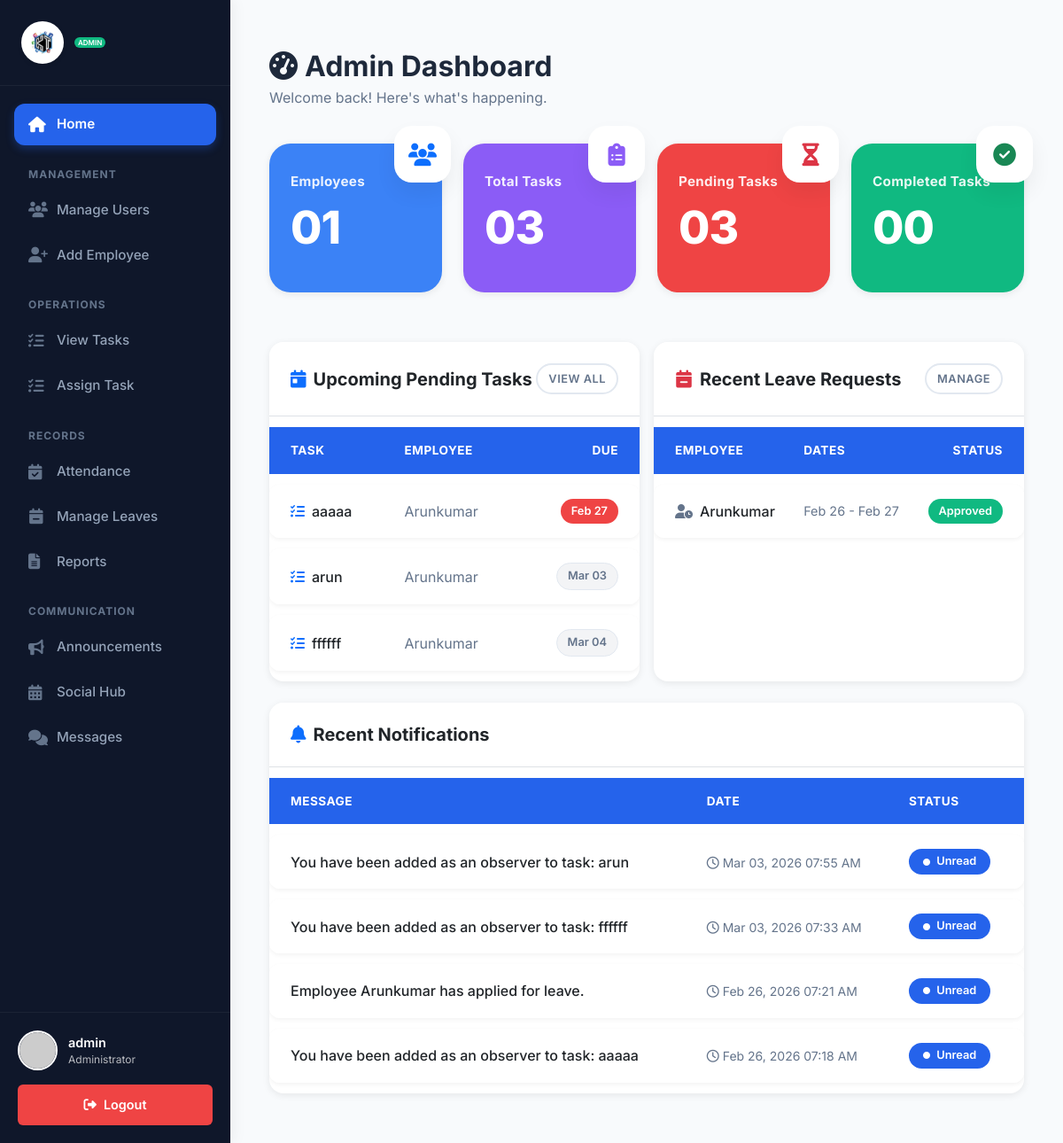
Page /admin/dashboard.php (signed in) on the committed database.
### tables this page shows
CREATE TABLE `tasks` (
  `id` int(11) NOT NULL,
  `title` varchar(150) NOT NULL,
  `description` text DEFAULT NULL,
  `due_date` date NOT NULL,
  `employee_id` int(11) NOT NULL,
  `attachment` varchar(255) DEFAULT NULL,
  `user_attachment` varchar(255) DEFAULT NULL,
  `status` enum('pending','completed') DEFAULT 'pending',
  `created_at` timestamp NOT NULL DEFAULT current_timestamp(),
  `completed_at` timestamp NULL DEFAULT NULL,
  `observer_id` varchar(255) DEFAULT NULL,
  `is_archived` tinyint(1) DEFAULT 0
);

CREATE TABLE `users` (
  `id` int(11) NOT NULL,
  `name` varchar(100) NOT NULL,
  `email` varchar(100) NOT NULL,
  `phone` varchar(20) DEFAULT NULL,
  `designation` varchar(100) DEFAULT NULL,
  `role` varchar(100) NOT NULL,
  `profile_image` varchar(255) DEFAULT NULL,
  `address` text DEFAULT NULL,
  `password` varchar(255) NOT NULL,
  `created_at` timestamp NOT NULL DEFAULT current_timestamp(),
  `date_of_birth` date DEFAULT NULL,
  `joining_date` date DEFAULT NULL
);

CREATE TABLE `leaves` (
  `id` int(11) NOT NULL,
  `user_id` int(11) NOT NULL,
  `start_date` date NOT NULL,
  `end_date` date NOT NULL,
  `reason` text NOT NULL,
  `status` enum('pending','approved','rejected') DEFAULT 'pending',
  `created_at` timestamp NOT NULL DEFAULT current_timestamp(),
  `is_archived` tinyint(1) DEFAULT 0
);

CREATE TABLE `notifications` (
  `id` int(11) NOT NULL,
  `user_id` int(11) NOT NULL,
  `message` text NOT NULL,
  `is_read` tinyint(1) DEFAULT 0,
  `created_at` timestamp NOT NULL DEFAULT current_timestamp(),
  `link` varchar(255) DEFAULT NULL
);

### admin/dashboard.php (the view, shortened to what the rows shown need)
<?php
require_once '../config/db.php';
include '../includes/header.php';
?>
<div class="page-container">
    <div class="main-content">
        <div class="container-xxl py-4">
            <div class="mb-4">
                <h2 class="mb-1"><i class="fas fa-tachometer-alt me-2"></i>Admin Dashboard</h2>
            </div>
                <div class="row g-3 mb-4">
                    <div class="col-lg-6 d-flex">
                        <div class="card border-0 shadow-sm rounded-4 flex-fill">
                            <div class="card-body p-0">
                                <div class="table-responsive">
                                    <table class="table table-hover mb-0 align-middle">
                                        <thead class="bg-light text-muted" style="font-size: 0.85rem;">
                                            <tr>
                                                <th class="ps-4">Task</th>
                                                <th>Employee</th>
                                                <th class="pe-4 text-end">Due</th>
                                            </tr>
                                        </thead>
                                        <tbody>
                                            <?php
                                            $upcoming = $conn->query("SELECT t.id, t.title, t.due_date, u.name AS emp_name
                                                                     FROM tasks t JOIN users u ON t.employee_id = u.id
                                                                     WHERE t.status='pending' ORDER BY t.due_date ASC LIMIT 5");
                                            if ($upcoming && $upcoming->num_rows > 0) {
                                                while ($t = $upcoming->fetch_assoc()):
                                                    $due = new DateTime($t['due_date']);
                                                    $now = new DateTime('today');
                                                    $is_overdue = $due < $now;
                                                    ?>
                                                    <tr>
                                                        <td class="ps-4 py-3 fw-medium">
                                                            <a class="text-decoration-none text-dark hover-link" href="../admin/view_task.php?id=<?php echo (int)$t['id']; ?>">
                                                                <i class="fas fa-tasks me-2 text-primary"></i><?php echo htmlspecialchars($t['title']); ?>
                                                            </a>
                                                        </td>
                                                        <td class="py-3"><span class="text-muted"><?php echo htmlspecialchars($t['emp_name']); ?></span></td>
                                                        <td class="pe-4 py-3 text-end">
                                                            <span class="badge <?php echo $is_overdue ? 'bg-danger text-white' : 'bg-light text-dark border'; ?> rounded-pill">
                                                                <?php echo date('M d', strtotime($t['due_date'])); ?>
                                                            </span>
                                                        </td>
                                                    </tr>
                                                <?php endwhile;
                                            } else {
                                                echo '<tr><td colspan="3" class="text-center text-muted py-4">No pending tasks found.</td></tr>';
                                            }
                                            ?>
                                        </tbody>
                                    </table>
                                </div>
                            </div>
                        </div>
                    </div>
                    <div class="col-lg-6 d-flex">
                        <div class="card border-0 shadow-sm rounded-4 flex-fill">
                            <div class="card-body p-0">
                                <div class="table-responsive">
                                    <table class="table table-hover mb-0 align-middle">
                                        <thead class="bg-light text-muted" style="font-size: 0.85rem;">
                                            <tr>
                                                <th class="ps-4">Employee</th>
                                                <th>Dates</th>
                                                <th class="pe-4 text-end">Status</th>
                                            </tr>
                                        </thead>
                                        <tbody>
                                            <?php
                                            $leaves_query = "SELECT l.id, l.start_date, l.end_date, l.status, u.name AS emp_name FROM leaves l JOIN users u ON l.user_id = u.id ORDER BY l.created_at DESC LIMIT 5";
                                            $recent_leaves = $conn->query($leaves_query);
                                            if ($recent_leaves && $recent_leaves->num_rows > 0) {
                                                while ($l = $recent_leaves->fetch_assoc()):
                                                    $bc = 'danger';
                                                    if ($l['status'] == 'approved') $bc = 'success';
                                                    ?>
                                                    <tr>
                                                        <td class="ps-4 py-3 fw-medium">
                                                            <i class="fas fa-user-clock me-2 text-muted"></i><?php echo htmlspecialchars($l['emp_name']); ?>
                                                        </td>
                                                        <td class="py-3 text-muted" style="font-size: 0.9rem;">
                                                            <?php echo date('M d', strtotime($l['start_date'])) . ' - ' . date('M d', strtotime($l['end_date'])); ?>
                                                        </td>
                                                        <td class="pe-4 py-3 text-end">
                                                            <span class="badge bg-<?php echo $bc; ?> rounded-pill"><?php echo ucfirst($l['status']); ?></span>
                                                        </td>
                                                    </tr>
                                                <?php endwhile;
                                            } else {
                                                echo '<tr><td colspan="3" class="text-center text-muted py-4">No recent leave requests.</td></tr>';
                                            }
                                            ?>
                                        </tbody>
                                    </table>
                                </div>
                            </div>
                        </div>
                    </div>
                </div>
                <div class="row">
                    <div class="col-lg-12">
                        <div class="card border-0 shadow-sm rounded-4">
                            <div class="card-body p-0">
                                <div class="table-responsive">
                                    <table class="table table-hover mb-0 align-middle">
                                        <thead class="bg-light text-muted" style="font-size: 0.85rem;">
                                            <tr>
                                                <th class="ps-4">Message</th>
                                                <th>Date</th>
                                                <th class="pe-4">Status</th>
                                            </tr>
                                        </thead>
                                        <tbody>
                                        <?php
                                        $notif = $conn->query("SELECT * FROM notifications WHERE user_id={$_SESSION['user_id']} ORDER BY created_at DESC LIMIT 10");
                                        if ($notif->num_rows > 0) {
                                            while ($row = $notif->fetch_assoc()): ?>
                                                <tr>
                                                    <td class="ps-4 py-3 fw-medium">
                                                        <?php
                                                            $has_link = isset($row['link']) && !empty($row['link']);
                                                            $open_tag = $has_link ? '<a href="'.htmlspecialchars($row['link']).'" class="text-decoration-none">' : '<div>';
                                                            $close_tag = $has_link ? '</a>' : '</div>';
                                                        ?>
                                                        <?php if(strpos($row['message'], 'New Announcement:') === 0): ?>
                                                            <?php echo $open_tag; ?>
                                                            <div class="text-danger flex align-items-center">
                                                                <i class="fas fa-bullhorn me-2"></i><?php echo htmlspecialchars($row['message']); ?>
                                                            </div>
                                                            <?php echo $close_tag; ?>
                                                        <?php else: ?>
                                                            <?php echo $open_tag; ?>
                                                            <div class="text-dark">
                                                                <?php echo htmlspecialchars($row['message']); ?>
                                                            </div>
                                                            <?php echo $close_tag; ?>
                                                        <?php endif; ?>
                                                    </td>
                                                    <td class="py-3"><small class="text-muted"><i class="far fa-clock me-1"></i><?php echo date('M d, Y h:i A', strtotime($row['created_at'])); ?></small></td>
                                                    <td class="pe-4 py-3">
                                                        <span class="badge rounded-pill bg-<?php echo $row['is_read'] ? 'light text-muted border' : 'primary'; ?> px-3 py-2">
                                                            <i class="fas <?php echo $row['is_read'] ? 'fa-check' : 'fa-circle'; ?> me-1" style="<?php echo $row['is_read'] ? '' : 'font-size: 0.5rem; vertical-align: middle;'; ?>"></i>
                                                            <?php echo $row['is_read'] ? 'Read' : 'Unread'; ?>
                                                        </span>
                                                    </td>
                                                </tr>
                                            <?php endwhile;
                                        } else {
                                            echo '<tr><td colspan="3" class="text-center text-muted py-4">No notifications</td></tr>';
                                        }
                                        ?>
                                        </tbody>
                                    </table>
                                </div>
                            </div>
                        </div>
                    </div>
                </div>
            </div>
        </div>
    </div>
<?php include '../includes/footer.php'; ?>

### rows in the picture
tasks: title "aaaaa", employee.name "Arunkumar", due_date "Feb 27"
tasks: title "arun", employee.name "Arunkumar", due_date "Mar 03"
tasks: title "ffffff", employee.name "Arunkumar", due_date "Mar 04"
leaves: user.name "Arunkumar", start_date "Feb 26", end_date "Feb 27", status "Approved"
notifications: message "You have been added as an observer to task: arun", created_at "Mar 03, 2026 07:55 AM", is_read 0 (drawn)
notifications: message "You have been added as an observer to task: ffffff", created_at "Mar 03, 2026 07:33 AM", is_read 0 (drawn)
notifications: message "Employee Arunkumar has applied for leave.", created_at "Feb 26, 2026 07:21 AM", is_read 0 (drawn)
notifications: message "You have been added as an observer to task: aaaaa", created_at "Feb 26, 2026 07:18 AM", is_read 0 (drawn)

### other values in the picture
$_SESSION['user_name'] "admin"
$emp_count "01"
$task_count "03"
$pending_tasks "03"
$completed_tasks "00"
